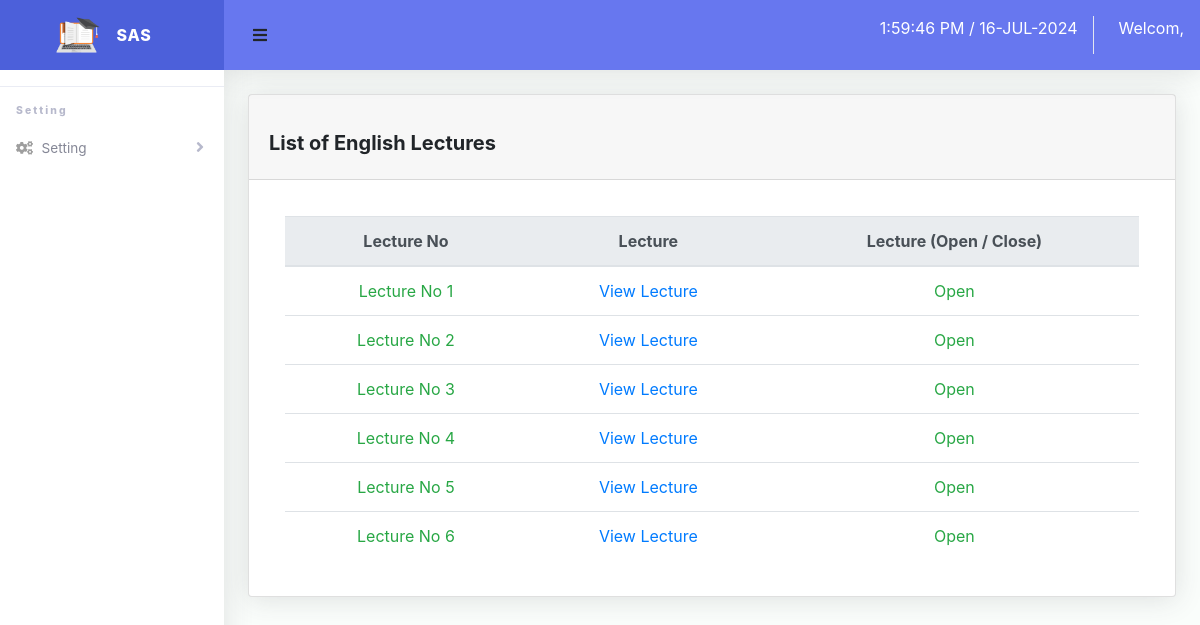
Screenshot of /student/lectures/current-lecture.php?id=1 with the database file from the repository.
### tables this page shows
CREATE TABLE `book` (
  `id` int(10) NOT NULL,
  `name` varchar(255) NOT NULL,
  `class_id` int(10) NOT NULL
);

CREATE TABLE `lectures` (
  `id` int(10) NOT NULL,
  `class_id` int(10) NOT NULL,
  `book_id` int(10) NOT NULL,
  `lecture_no` varchar(255) NOT NULL,
  `lecture` varchar(255) NOT NULL,
  `teacher_id` int(10) NOT NULL
);

CREATE TABLE `lecture_schedule` (
  `id` int(10) NOT NULL,
  `class_id` int(10) NOT NULL,
  `book_id` int(10) NOT NULL,
  `teacher_id` int(10) NOT NULL,
  `lecture_id` int(11) NOT NULL,
  `start_time` time(6) NOT NULL,
  `end_time` time(6) NOT NULL,
  `lecture_date` date NOT NULL
);

### include/function.php (called while the page is built, shortened)
<?php
require_once 'config.php';
function select($table, $columns = '*', $where = NULL, $order_by = NULL, $limit = NULL, $offset = NULL)
{
	global $conn;
	$sql = "SELECT  $columns FROM  " . $table;
	if ($where !== NULL) {
		$sql .= ' WHERE ' . $where;
	}
	$result = mysqli_query($conn, $sql);
	if ($result) {
		$data = mysqli_fetch_all($result, MYSQLI_ASSOC);
		return $data;
	} else {
		$msg = array(
			'status' => false,
			'msg' => 'Connection failed: ' . mysqli_error($conn),
		);
	}
	return $msg;
}

### student/lectures/current-lecture.php (the view, shortened to what this page needs)
<?php
require_once '../../include/header.php';
require_once '../../include/function.php';
$lecture = select('lectures', '*', 'book_id=' . $_GET['id']);
$book = select('book', '*', 'id=' . $_GET['id']);
?>
<div class="container-fluid">
    <div class="card mb-4">
        <div class="card-header d-flex flex-row align-items-center justify-content-between">
            <h5 class="card-title text-center mt-4 font-weight-bold">List of <?= $book[0]['name'] ?> Lectures</h5>
        </div>
        <div class="card-body">
            <div class="table-responsive p-3">
                <table class="table align-items-center table-flush table-hover text-center">
                    <thead class="thead-light">
                        <tr>
                            <th>Lecture No</th>
                            <th>Lecture</th>
                            <th>Lecture (Open / Close)</th>
                        </tr>
                    </thead>
                    <tbody>
                        <?php foreach ($lecture as $value) {
                            $lec = select('lecture_schedule', '*', 'book_id=' . $value['book_id'] . ' AND lecture_id=' . $value['id']);
                            $isFutureLecture = true;
                            $isLectureScheduled = false;
                            foreach ($lec as $val) {
                                if ($val['lecture_date'] <= date('Y-m-d')) {
                                    $isFutureLecture = false;
                                    $isLectureScheduled = true;
                                    break;
                                }
                            }
                            $disableStyle = $isFutureLecture ? 'pointer-events: none; color: gray; text-decoration: none;' : '';
                            $colorStyle = $isFutureLecture ? 'text-danger' : ($isLectureScheduled ? 'text-success' : '');
                            $lectureStatus = $isFutureLecture ? 'Close' : ($isLectureScheduled ? 'Open' : 'Close');
                        ?>
                            <tr class="text-capitalize <?= $colorStyle ?>">
                                <td>Lecture No <?= $value['lecture_no'] ?></td>
                                <td><a href="display.php?file=<?= $value['lecture'] ?>&id=<?= $value['id'] ?>" style="<?= $disableStyle ?>">View Lecture</a></td>
                                <td><?= $lectureStatus ?></td>
                            </tr>
                        <?php } ?>
                    </tbody>
                </table>
            </div>
        </div>
    </div>
</div>
<?php
require_once '../../include/footer.php';
?>

### assets/css/style.css (style rules this page uses)
html { font-family: sans-serif; line-height: 1.15; -webkit-text-size-adjust: 100%; -webkit-tap-highlight-color: transparent }
body { margin: 0; font-family: -apple-system, BlinkMacSystemFont, "Segoe UI", Roboto, "Helvetica Neue", Arial, "Noto Sans", sans-serif, "Apple Color Emoji", "Segoe UI Emoji", "Segoe UI Symbol", "Noto Color Emoji"; font-size: 1rem; font-weight: 400; line-height: 1.5; color: #212529; text-align: left; background-color: #fff }
h1, h2, h3, h4, h5, h6 { margin-top: 0; margin-bottom: .5rem }
a { color: #007bff; text-decoration: none; background-color: transparent }
table { border-collapse: collapse }
th { text-align: inherit }
.h1, .h2, .h3, .h4, .h5, .h6, h1, h2, h3, h4, h5, h6 { margin-bottom: .5rem; font-weight: 500; line-height: 1.2 }
.h5, h5 { font-size: 1.25rem }
.container, .container-fluid, .container-lg, .container-md, .container-sm, .container-xl { width: 100%; padding-right: 15px; padding-left: 15px; margin-right: auto; margin-left: auto }
.table { width: 100%; margin-bottom: 1rem; color: #212529 }
.table td, .table th { padding: .75rem; vertical-align: top; border-top: 1px solid #dee2e6 }
.table thead th { vertical-align: bottom; border-bottom: 2px solid #dee2e6 }
.table .thead-light th { color: #495057; background-color: #e9ecef; border-color: #dee2e6 }
.table-responsive { display: block; width: 100%; overflow-x: auto; -webkit-overflow-scrolling: touch }
.card { position: relative; display: -ms-flexbox; display: flex; -ms-flex-direction: column; flex-direction: column; min-width: 0; word-wrap: break-word; background-color: #fff; background-clip: border-box; border: 1px solid rgba(0, 0, 0, .125); border-radius: .25rem }
.card-body { -ms-flex: 1 1 auto; flex: 1 1 auto; min-height: 1px; padding: 1.25rem }
.card-title { margin-bottom: .75rem }
.card-header { padding: .75rem 1.25rem; margin-bottom: 0; background-color: rgba(0, 0, 0, .03); border-bottom: 1px solid rgba(0, 0, 0, .125) }
.d-flex { display: -ms-flexbox !important; display: flex !important }
.flex-row { -ms-flex-direction: row !important; flex-direction: row !important }
.justify-content-between { -ms-flex-pack: justify !important; justify-content: space-between !important }
.align-items-center { -ms-flex-align: center !important; align-items: center !important }
.mt-4, .my-4 { margin-top: 1.5rem !important }
.mb-4, .my-4 { margin-bottom: 1.5rem !important }
.p-3 { padding: 1rem !important }
.text-center { text-align: center !important }
.text-capitalize { text-transform: capitalize !important }
.font-weight-bold { font-weight: 700 !important }
.text-success { color: #28a745 !important }

### assets/css/dashboard.css (style rules this page uses)
html { position: relative; min-height: 100%; font-family: Nunito }
body { height: 100% }
.container, .container-fluid, .container-login { padding-left: 1.5rem; padding-right: 1.5rem }
.table-flush td, .table-flush th { border-right: 0; border-left: 0 }
.table-flush tbody tr:first-child td, .table-flush tbody tr:first-child th { border-top: 0 }
.table-flush tbody tr:last-child td, .table-flush tbody tr:last-child th { border-bottom: 0 }
.card .table { margin-bottom: 0 }
.card .table td, .card .table th { padding-right: 1.5rem; padding-left: 1.5rem }
.card { -webkit-box-shadow: 0 .15rem 1.75rem 0 rgba(58, 59, 69, .15) !important; box-shadow: 0 .15rem 1.75rem 0 rgba(58, 59, 69, .15) !important }

### rows the page displays
book: name "English"
lectures: lecture_no "1", lecture_schedule.lecture_date "Open"
lectures: lecture_no "2", lecture_schedule.lecture_date "Open"
lectures: lecture_no "3", lecture_schedule.lecture_date "Open"
lectures: lecture_no "4", lecture_schedule.lecture_date "Open"
lectures: lecture_no "5", lecture_schedule.lecture_date "Open"
lectures: lecture_no "6", lecture_schedule.lecture_date "Open"
